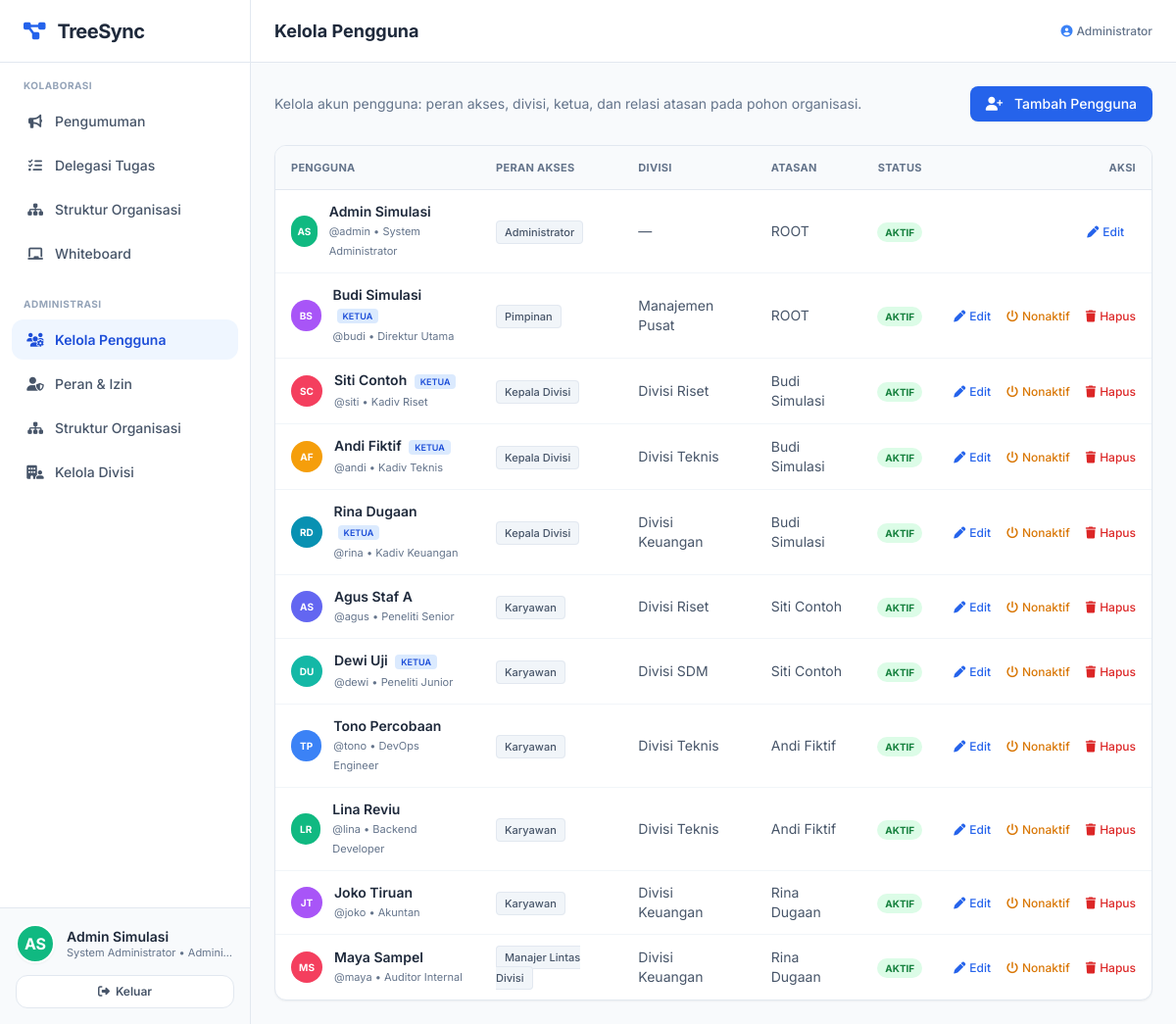
The page /admin/pengguna (signed in) on the database its author committed.
### tables this page shows
CREATE TABLE users (
  id            INT UNSIGNED AUTO_INCREMENT PRIMARY KEY,
  username      VARCHAR(50)  NOT NULL UNIQUE,
  email         VARCHAR(120) NOT NULL UNIQUE,
  password_hash VARCHAR(255) NOT NULL,
  nama          VARCHAR(100) NOT NULL,
  jabatan       VARCHAR(100) NOT NULL,
  role_id       INT UNSIGNED NOT NULL,
  division_id   INT UNSIGNED NULL,
  parent_id     INT UNSIGNED NULL,
  is_ketua      TINYINT(1)   NOT NULL DEFAULT 0,
  is_active     TINYINT(1)   NOT NULL DEFAULT 1,
  created_at    TIMESTAMP DEFAULT CURRENT_TIMESTAMP,
  updated_at    TIMESTAMP DEFAULT CURRENT_TIMESTAMP ON UPDATE CURRENT_TIMESTAMP,
  FOREIGN KEY (role_id)     REFERENCES roles(id),
  FOREIGN KEY (division_id) REFERENCES divisions(id) ON DELETE SET NULL,
  FOREIGN KEY (parent_id)   REFERENCES users(id)     ON DELETE SET NULL,
  INDEX idx_users_parent (parent_id),
  INDEX idx_users_division (division_id)
);

CREATE TABLE roles (
  id          INT UNSIGNED AUTO_INCREMENT PRIMARY KEY,
  nama        VARCHAR(60)  NOT NULL UNIQUE,
  slug        VARCHAR(60)  NOT NULL UNIQUE,
  deskripsi   VARCHAR(255) NOT NULL DEFAULT '',
  is_system   TINYINT(1)   NOT NULL DEFAULT 0,
  created_at  TIMESTAMP DEFAULT CURRENT_TIMESTAMP
);

CREATE TABLE divisions (
  id          INT UNSIGNED AUTO_INCREMENT PRIMARY KEY,
  nama        VARCHAR(100) NOT NULL,
  kode        VARCHAR(20)  NOT NULL UNIQUE,
  created_at  TIMESTAMP DEFAULT CURRENT_TIMESTAMP
);

### views/admin/users.php (the view, shortened to what the rows shown need)
<div class="flex justify-between items-center mb-6">
    <p class="text-slate-500 text-sm">Kelola akun pengguna: peran akses, divisi, ketua, dan relasi atasan pada pohon organisasi.</p>
    <button onclick="showUserModal()" class="bg-blue-600 hover:bg-blue-700 text-white px-4 py-2 rounded-lg text-sm font-medium transition shadow-sm">
        <i class="fa-solid fa-user-plus mr-2"></i> Tambah Pengguna
    </button>
</div>
<div class="bg-white rounded-xl shadow-sm border border-slate-200 overflow-x-auto">
<table class="w-full text-sm">
    <thead class="bg-slate-50 border-b border-slate-200 text-slate-500 text-[11px] uppercase tracking-wide">
        <tr>
            <th class="px-4 py-3 text-left">Pengguna</th>
            <th class="px-4 py-3 text-left">Peran Akses</th>
            <th class="px-4 py-3 text-left">Divisi</th>
            <th class="px-4 py-3 text-left">Atasan</th>
            <th class="px-4 py-3 text-center">Status</th>
            <th class="px-4 py-3 text-right">Aksi</th>
        </tr>
    </thead>
    <tbody class="divide-y divide-slate-100">
    <?php foreach ($users as $u): ?>
        <tr class="hover:bg-slate-50">
            <td class="px-4 py-3">
                <div class="flex items-center gap-3">
                    <div class="w-8 h-8 rounded-full flex items-center justify-center font-bold text-white text-[10px] <?= avatar_color((int)$u['id']) ?>"><?= e(initials($u['nama'])) ?></div>
                    <div>
                        <p class="font-semibold text-slate-800"><?= e($u['nama']) ?> <?= (int)$u['is_ketua'] ? '<span class="text-[9px] bg-blue-100 text-blue-700 px-1.5 py-0.5 rounded ml-1">KETUA</span>' : '' ?></p>
                        <p class="text-[11px] text-slate-500">@<?= e($u['username']) ?> • <?= e($u['jabatan']) ?></p>
                    </div>
                </div>
            </td>
            <td class="px-4 py-3"><span class="text-[11px] bg-slate-100 border border-slate-200 px-2 py-1 rounded font-medium text-slate-600"><?= e($u['role_nama']) ?></span></td>
            <td class="px-4 py-3 text-slate-600"><?= e($u['divisi_nama'] ?? '—') ?></td>
            <td class="px-4 py-3 text-slate-600"><?= e($u['parent_nama'] ?? 'ROOT') ?></td>
            <td class="px-4 py-3 text-center">
                <span class="text-[10px] font-bold px-2 py-1 rounded-full <?= (int)$u['is_active'] ? 'bg-green-100 text-green-700' : 'bg-red-100 text-red-700' ?>"><?= (int)$u['is_active'] ? 'AKTIF' : 'NONAKTIF' ?></span>
            </td>
            <td class="px-4 py-3 text-right whitespace-nowrap">
                <button onclick='showUserModal(<?= json_encode([
                    'id' => (int)$u['id'], 'nama' => $u['nama'], 'username' => $u['username'], 'email' => $u['email'],
                    'jabatan' => $u['jabatan'], 'role_id' => (int)$u['role_id'],
                    'division_id' => (int)($u['division_id'] ?? 0), 'parent_id' => (int)($u['parent_id'] ?? 0),
                    'is_ketua' => (int)$u['is_ketua'], 'is_active' => (int)$u['is_active'],
                ], JSON_HEX_APOS | JSON_HEX_QUOT) ?>)' class="text-blue-600 hover:text-blue-800 text-xs font-medium mr-3"><i class="fa-solid fa-pen mr-1"></i>Edit</button>
                <?php if ((int)$u['id'] !== (int)$me['id']): ?>
                <form method="post" action="<?= base_url('/admin/pengguna/' . (int)$u['id'] . '/toggle') ?>" class="inline" onsubmit="return confirm('Ubah status aktif akun ini?')">
                    <button class="text-amber-600 hover:text-amber-800 text-xs font-medium mr-3"><i class="fa-solid fa-power-off mr-1"></i><?= (int)$u['is_active'] ? 'Nonaktif' : 'Aktifkan' ?></button>
                </form>
                <form method="post" action="<?= base_url('/admin/pengguna/' . (int)$u['id'] . '/delete') ?>" class="inline" onsubmit="return confirm('Hapus permanen pengguna ini?')">
                    <button class="text-red-600 hover:text-red-800 text-xs font-medium"><i class="fa-solid fa-trash mr-1"></i>Hapus</button>
                </form>
                <?php endif; ?>
            </td>
        </tr>
    <?php endforeach; ?>
    </tbody>
</table>
</div>

### public/index.php (shortened to what the rows shown need)
<?php
require dirname(__DIR__) . '/app/config.php';
require_once dirname(__DIR__) . '/app/controllers/admin.php';
$uri  = parse_url($_SERVER['REQUEST_URI'], PHP_URL_PATH);
$uri    = '/' . trim($uri, '/');
$method = $_SERVER['REQUEST_METHOD'];
foreach ($routes as [$routeMethod, $pattern, $handler]) {
    if ($routeMethod !== $method) continue;
    $regex = '#^' . str_replace('{id}', '(\d+)', $pattern) . '$#';
    if (preg_match($regex, $uri, $m)) {
        array_shift($m);
        call_user_func_array($handler, array_map('intval', $m));
        return;
    }
}

### views/layout/header.php (shortened to what the rows shown need)
<!DOCTYPE html>
<html lang="id">
<head>
<script src="https://cdn.tailwindcss.com"></script>
<link rel="stylesheet" href="https://cdnjs.cloudflare.com/ajax/libs/font-awesome/6.4.0/css/all.min.css">
</head>
<body class="bg-slate-50 h-screen overflow-hidden flex text-slate-800">
<aside id="app-sidebar" class="fixed inset-y-0 left-0 z-50 w-72 bg-white border-r border-slate-200 flex flex-col h-full flex-shrink-0 transform -translate-x-full md:translate-x-0 md:static md:w-64 transition-transform duration-300 ease-in-out shadow-2xl md:shadow-none">
    <div class="h-16 flex items-center justify-between px-6 border-b border-slate-200">
        <a href="<?= base_url('/pengumuman') ?>" class="flex items-center">
            <i class="fa-solid fa-diagram-project text-blue-600 text-xl mr-3"></i>
            <span class="text-xl font-bold text-slate-800 tracking-tight">TreeSync</span>
        </a>
    </div>
    <nav class="flex-1 overflow-y-auto py-4">
        <p class="text-[10px] font-bold text-slate-400 px-6 mb-2 uppercase tracking-wider">Kolaborasi</p>
        <ul class="space-y-1 px-3">
            <li><a href="<?= base_url('/pengumuman') ?>" id="btn-pengumuman" class="nav-link <?= ($active ?? '') === 'pengumuman' ? 'active' : '' ?>"><i class="fa-solid fa-bullhorn w-6 text-center mr-2"></i> Pengumuman</a></li>
            <li><a href="<?= base_url('/tugas') ?>" id="btn-tugas" class="nav-link <?= ($active ?? '') === 'tugas' ? 'active' : '' ?>"><i class="fa-solid fa-list-check w-6 text-center mr-2"></i> Delegasi Tugas</a></li>
            <li><a href="<?= base_url('/struktur') ?>" id="btn-struktur" class="nav-link <?= ($active ?? '') === 'struktur' ? 'active' : '' ?>"><i class="fa-solid fa-sitemap w-6 text-center mr-2"></i> Struktur Organisasi</a></li>
            <li><a href="<?= base_url('/whiteboard') ?>" id="btn-whiteboard" class="nav-link <?= ($active ?? '') === 'whiteboard' ? 'active' : '' ?>"><i class="fa-solid fa-chalkboard w-6 text-center mr-2"></i> Whiteboard</a></li>
        </ul>
        <?php if (can(PERM['USERS_MANAGE']) || can(PERM['ROLES_MANAGE']) || can(PERM['DIVISIONS_MANAGE'])): ?>
        <p class="text-[10px] font-bold text-slate-400 px-6 mt-6 mb-2 uppercase tracking-wider">Administrasi</p>
        <ul class="space-y-1 px-3">
            <?php if (can(PERM['USERS_MANAGE'])): ?>
            <li><a href="<?= base_url('/admin/pengguna') ?>" class="nav-link <?= ($active ?? '') === 'admin-pengguna' ? 'active' : '' ?>"><i class="fa-solid fa-users-gear w-6 text-center mr-2"></i> Kelola Pengguna</a></li>
            <?php endif; ?>
            <?php if (can(PERM['ROLES_MANAGE'])): ?>
            <li><a href="<?= base_url('/admin/peran') ?>" class="nav-link <?= ($active ?? '') === 'admin-peran' ? 'active' : '' ?>"><i class="fa-solid fa-user-shield w-6 text-center mr-2"></i> Peran &amp; Izin</a></li>
            <?php endif; ?>
            <?php if (can(PERM['ORG_MANAGE'])): ?>
            <li><a href="<?= base_url('/admin/struktur') ?>" class="nav-link <?= ($active ?? '') === 'admin-struktur' ? 'active' : '' ?>"><i class="fa-solid fa-sitemap w-6 text-center mr-2"></i> Struktur Organisasi</a></li>
            <?php endif; ?>
            <?php if (can(PERM['DIVISIONS_MANAGE'])): ?>
            <li><a href="<?= base_url('/admin/divisi') ?>" class="nav-link <?= ($active ?? '') === 'admin-divisi' ? 'active' : '' ?>"><i class="fa-solid fa-building-user w-6 text-center mr-2"></i> Kelola Divisi</a></li>
            <?php endif; ?>
        </ul>
        <?php endif; ?>
    </nav>
    <div class="p-4 border-t border-slate-200 bg-slate-50">
        <div class="flex items-center">
            <div class="w-10 h-10 rounded-full flex items-center justify-center font-bold text-white border-2 border-white shadow-sm flex-shrink-0 <?= avatar_color((int)$user['id']) ?>"><?= e(initials($user['nama'])) ?></div>
            <div class="ml-3 flex-1 min-w-0">
                <p class="text-sm font-semibold text-slate-800 truncate"><?= e($user['nama']) ?></p>
                <p class="text-[11px] text-slate-500 leading-tight truncate"><?= e($user['jabatan']) ?> &bull; <?= e($user['role_nama']) ?></p>
            </div>
        </div>
        <form method="post" action="<?= base_url('/logout') ?>" class="mt-3">
            <button class="w-full text-xs font-semibold text-slate-600 hover:text-red-600 bg-white border border-slate-200 hover:border-red-200 rounded-xl py-2 transition shadow-xs flex items-center justify-center gap-1.5">
                <i class="fa-solid fa-right-from-bracket"></i> Keluar
            </button>
        </form>
    </div>
</aside>
<main class="flex-1 flex flex-col h-full overflow-hidden">
    <header class="h-16 bg-white border-b border-slate-200 flex items-center justify-between px-4 sm:px-6 flex-shrink-0 z-10">
        <div class="flex items-center min-w-0">
            <h1 class="text-sm sm:text-base md:text-lg font-bold text-slate-800 truncate"><?= e($title) ?></h1>
        </div>
        <div class="flex items-center gap-2 text-xs text-slate-500 flex-shrink-0">
            <span class="hidden md:inline font-medium"><i class="fa-solid fa-circle-user mr-1 text-blue-500"></i><?= e($user['role_nama']) ?><?= $user['divisi_nama'] ? ' &bull; ' . e($user['divisi_nama']) : '' ?></span>
        </div>
    </header>
    <div class="flex-1 overflow-auto p-3.5 sm:p-6 pb-20 md:pb-6 relative bg-slate-50">

### rows shown on the page
users: nama "AS", nama "Admin Simulasi", jabatan "System Administrator", role.nama "Admini…", role.nama "Administrator", username "admin", divisi_nama "—", parent_nama "ROOT", is_active "AKTIF"
users: nama "BS", nama "Budi Simulasi", is_ketua "KETUA", username "budi", jabatan "Direktur Utama", role.nama "Pimpinan", division.nama "Manajemen Pusat", parent_nama "ROOT", is_active "AKTIF"
users: nama "SC", nama "Siti Contoh", is_ketua "KETUA", username "siti", jabatan "Kadiv Riset", role.nama "Kepala Divisi", division.nama "Divisi Riset", parent.nama "Budi Simulasi", is_active "AKTIF"
users: nama "AF", nama "Andi Fiktif", is_ketua "KETUA", username "andi", jabatan "Kadiv Teknis", role.nama "Kepala Divisi", division.nama "Divisi Teknis", parent.nama "Budi Simulasi", is_active "AKTIF"
users: nama "RD", nama "Rina Dugaan", is_ketua "KETUA", username "rina", jabatan "Kadiv Keuangan", role.nama "Kepala Divisi", division.nama "Divisi Keuangan", parent.nama "Budi Simulasi", is_active "AKTIF"
users: nama "AS", nama "Agus Staf A", username "agus", jabatan "Peneliti Senior", role.nama "Karyawan", division.nama "Divisi Riset", parent.nama "Siti Contoh", is_active "AKTIF"
users: nama "DU", nama "Dewi Uji", is_ketua "KETUA", username "dewi", jabatan "Peneliti Junior", role.nama "Karyawan", division.nama "Divisi SDM", parent.nama "Siti Contoh", is_active "AKTIF"
users: nama "TP", nama "Tono Percobaan", username "tono", jabatan "DevOps Engineer", role.nama "Karyawan", division.nama "Divisi Teknis", parent.nama "Andi Fiktif", is_active "AKTIF"
users: nama "LR", nama "Lina Reviu", username "lina", jabatan "Backend Developer", role.nama "Karyawan", division.nama "Divisi Teknis", parent.nama "Andi Fiktif", is_active "AKTIF"
users: nama "JT", nama "Joko Tiruan", username "joko", jabatan "Akuntan", role.nama "Karyawan", division.nama "Divisi Keuangan", parent.nama "Rina Dugaan", is_active "AKTIF"
users: nama "MS", nama "Maya Sampel", username "maya", jabatan "Auditor Internal", role.nama "Manajer Lintas Divisi", division.nama "Divisi Keuangan", parent.nama "Rina Dugaan", is_active "AKTIF"
